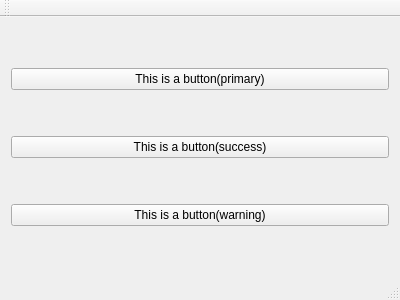
<?xml version="1.0" encoding="UTF-8"?>
<ui version="4.0">
 <class>MainWindow</class>
 <widget class="QMainWindow" name="MainWindow">
  <property name="geometry">
   <rect>
    <x>0</x>
    <y>0</y>
    <width>400</width>
    <height>300</height>
   </rect>
  </property>
  <property name="windowTitle">
   <string>MainWindow</string>
  </property>
  <widget class="QWidget" name="centralWidget">
   <layout class="QGridLayout" name="gridLayout">
    <item row="0" column="0">
     <widget class="QPushButton" name="primary">
      <property name="toolTip">
       <string>Click to change variant between `success` and `primary`</string>
      </property>
      <property name="text">
       <string>This is a button(primary)</string>
      </property>
     </widget>
    </item>
    <item row="1" column="0">
     <widget class="QPushButton" name="success">
      <property name="text">
       <string>This is a button(success)</string>
      </property>
     </widget>
    </item>
    <item row="2" column="0">
     <widget class="QPushButton" name="warning">
      <property name="text">
       <string>This is a button(warning)</string>
      </property>
     </widget>
    </item>
   </layout>
  </widget>
  <widget class="QMenuBar" name="menuBar">
   <property name="geometry">
    <rect>
     <x>0</x>
     <y>0</y>
     <width>400</width>
     <height>23</height>
    </rect>
   </property>
  </widget>
  <widget class="QToolBar" name="mainToolBar">
   <attribute name="toolBarArea">
    <enum>TopToolBarArea</enum>
   </attribute>
   <attribute name="toolBarBreak">
    <bool>false</bool>
   </attribute>
  </widget>
  <widget class="QStatusBar" name="statusBar"/>
 </widget>
 <layoutdefault spacing="6" margin="11"/>
 <resources/>
 <connections/>
</ui>
